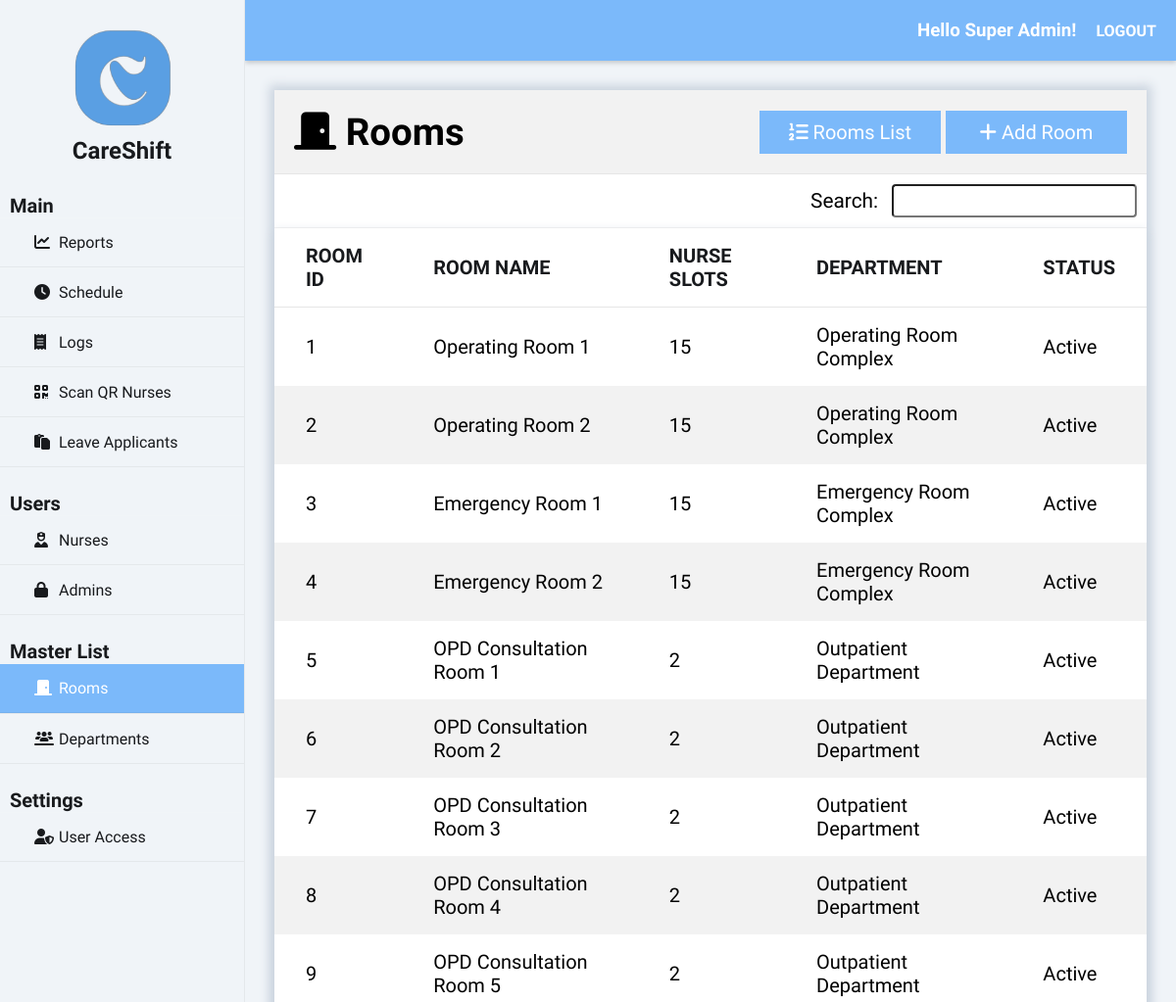
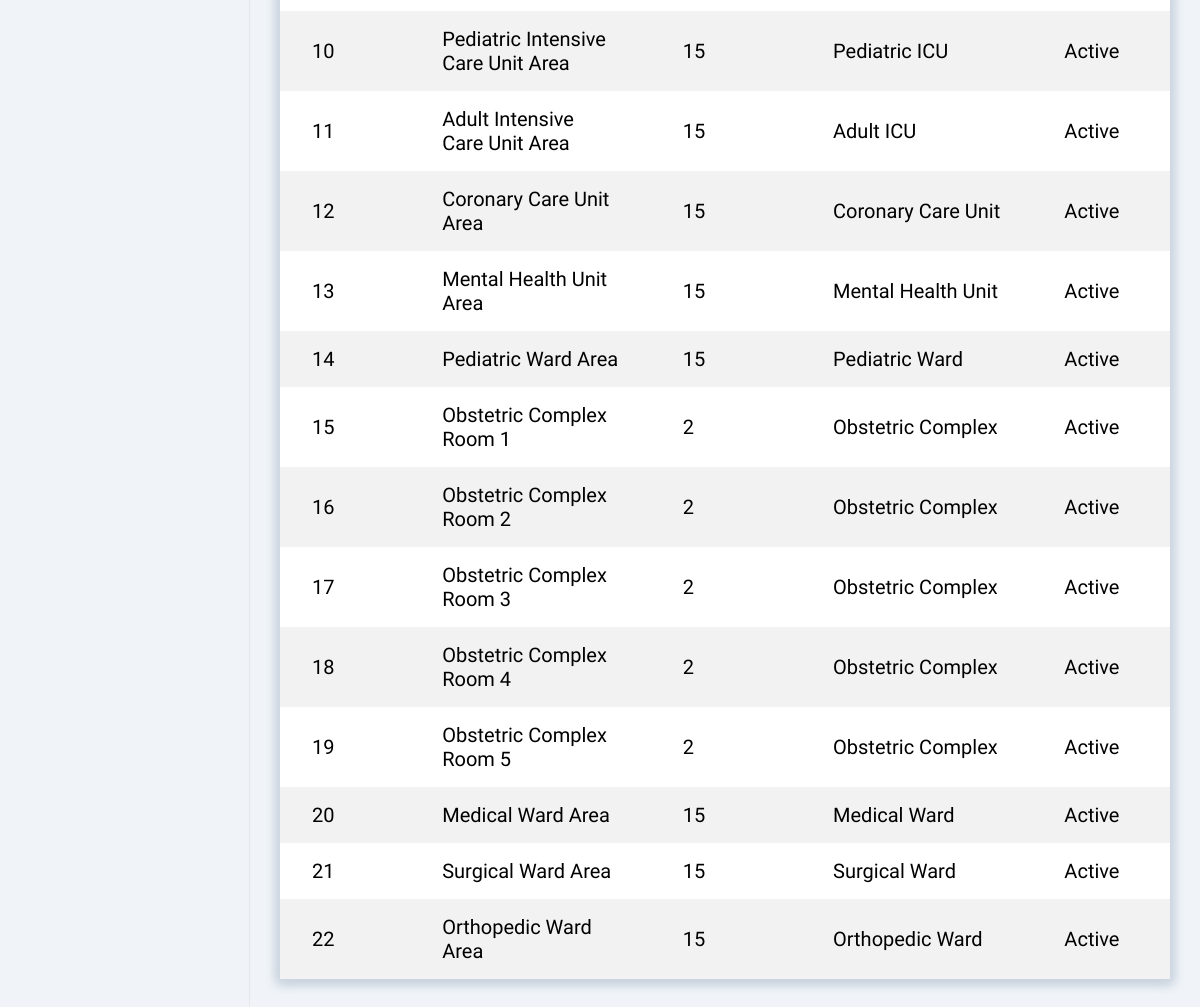
The page /index.php?page=rooms (signed in) on the database its author committed (2 pictures, top to bottom).
### tables this page shows
CREATE TABLE `room` (
  `room_id` int(50) NOT NULL auto_increment,
  `room_name` varchar(255) NOT NULL,
  `room_slots` int(10) NOT NULL,
  `status_id` int(50) NOT NULL,
  `department_id` int(50) NOT NULL,
  PRIMARY KEY  (`room_id`),
  KEY (`status_id`),
  KEY (`department_id`)
);

CREATE TABLE `department` (
  `department_id` int(50) NOT NULL auto_increment,
  `department_name` varchar(50) NOT NULL,
  `department_desc` varchar(255) NOT NULL,
  `dept_type_id` int(50) NOT NULL,
  PRIMARY KEY  (`department_id`),
  KEY (`dept_type_id`)
);

CREATE TABLE `status` (
  `status_id` int(50) NOT NULL auto_increment,
  `status_name` varchar(50) NOT NULL,
  PRIMARY KEY  (`status_id`)
);

### class/class.admin.php (called while the page is built, shortened)
<?php
class Admin{
	private $DB_SERVER='localhost';
	private $DB_USERNAME='root';
	private $DB_PASSWORD='';
	private $DB_DATABASE='db_careshift';
	private $conn;
	public function __construct(){
		$this->conn = new PDO("mysql:host=".$this->DB_SERVER.";dbname=".$this->DB_DATABASE,$this->DB_USERNAME,$this->DB_PASSWORD);
	}
	function get_id_by_username($username){
		$sql="SELECT adm_id FROM admin WHERE adm_username = :username";
		$q = $this->conn->prepare($sql);
		$q->execute(['username' => $username]);
		$id = $q->fetchColumn();
		return $id;
	}
	function get_fname($id){
		$sql="SELECT adm_fname FROM admin WHERE adm_id = :id";
		$q = $this->conn->prepare($sql);
		$q->execute(['id' => $id]);
		$fname = $q->fetchColumn();
		return $fname;
	}
	function get_lname($id){
		$sql="SELECT adm_lname FROM admin WHERE adm_id = :id";
		$q = $this->conn->prepare($sql);
		$q->execute(['id' => $id]);
		$lname = $q->fetchColumn();
		return $lname;
	}
	function get_access_id($id){
		$sql="SELECT useraccess_id FROM admin WHERE adm_id = :id";
		$q = $this->conn->prepare($sql);
		$q->execute(['id' => $id]);
		$useraccess_id = $q->fetchColumn();
		return $useraccess_id;
	}
}
?>

### class/class.rooms.php (called while the page is built, shortened)
<?php
class Rooms{
	private $DB_SERVER='localhost';
	private $DB_USERNAME='root';
	private $DB_PASSWORD='';
	private $DB_DATABASE='db_careshift';
	private $conn;
	public function __construct(){
		$this->conn = new PDO("mysql:host=".$this->DB_SERVER.";dbname=".$this->DB_DATABASE,$this->DB_USERNAME,$this->DB_PASSWORD);
	}
	public function list_room(){
		$sql="SELECT * FROM room";
		$q = $this->conn->query($sql) or die("failed!");
		while($r = $q->fetch(PDO::FETCH_ASSOC)){
		$data[]=$r;
		}
		if(empty($data)){
		   return false;
		}else{
			return $data;
		}
	}
	function get_room_department_name($id){
		$sql="SELECT department_name FROM department INNER JOIN room WHERE room.department_id = department.department_id AND room_id = :id";
		$q = $this->conn->prepare($sql);
		$q->execute(['id' => $id]);
		$department_name = $q->fetchColumn();
		return $department_name;
	}
	function get_room_status_name($id){
		$sql="SELECT status_name FROM status INNER JOIN room WHERE room.status_id = status.status_id AND room_id = :id";
		$q = $this->conn->prepare($sql);
		$q->execute(['id' => $id]);
		$status_name = $q->fetchColumn();
		return $status_name;
	}
}
?>

### rooms-module/records.php (the view)
<div class="heading">
    <h1><i class="fas fa-solid fa-door-closed"></i>&nbspRooms</h1>
    <?php if ($useraccess_id != 2 && $useraccess_id != 3): ?>
        <a href="index.php?page=rooms" class="right_button"><i class="fa fa-list-ol" aria-hidden="true"></i>&nbspRooms List</a>
    <a href="index.php?page=rooms&subpage=add" class="right_button"><i class="fa fa-plus"></i>&nbspAdd Room</a>
    <?php endif; ?>
</div>
<span class="right">
    <div class="search_bar">
        <label for="search">Search:</label>
        <input type="text" id="search" class="search" name="search" onkeyup="filterTable()">
    </div>
</span>
<table id="tablerecords">
    <thead>
        <tr>
            <th>Room ID</th>
            <th>Room Name</th>
            <th>Nurse Slots</th>
            <th>Department</th>
            <th>Status</th>
        </tr>
    </thead>
    <tbody>
        <?php
        if ($rooms->list_room() != false) {
            foreach ($rooms->list_room() as $value) {
                extract($value);
                $row_url = "index.php?page=rooms&subpage=profile&id=" . $room_id;
                ?>
                <tr onclick="location.href='<?php echo $row_url; ?>'" style="cursor: pointer;">
                    <td><?php echo $room_id; ?></td>
                    <td><?php echo $room_name; ?></td>
                    <td><?php echo $room_slots; ?></td>
                    <td><?php echo $rooms->get_room_department_name($room_id); ?></td>
                    <td><?php echo $rooms->get_room_status_name($room_id); ?></td>
                </tr>
                <?php
            }
        } else {
            ?>
            <tr>
                <td colspan="5">No Record Found.</td>
            </tr>
        <?php
        }
        ?>
    </tbody>
</table>

### index.php (shortened to what this page needs)
<?php
include_once 'class/class.admin.php';
include_once 'class/class.rooms.php';
$page = (isset($_GET['page']) && $_GET['page'] != '') ? $_GET['page'] : 'reports';
$admin = new Admin();
$rooms = new Rooms();
$admin_id = $admin->get_id_by_username($_SESSION['adm_username']);
$useraccess_id = $admin->get_access_id($admin_id);
?>
<!DOCTYPE html>
<html>
<head>
    <link rel="stylesheet" href="css/styles.css">
    <link rel="stylesheet" href="https://cdnjs.cloudflare.com/ajax/libs/fullcalendar/3.4.0/fullcalendar.css" />
</head>
<body>
    <div class="wrapper">
        <div class="sidebar">
            <img src="img/logo.png" alt="Logo Image" class="logo_image">
            <h2>CareShift</h2>
            <ul>
                <h3>Main</h3>
                <li><a href="index.php?page=reports" class="<?= $page == 'reports' ? 'active' : '' ?>"><i class="fas fa-solid fa-chart-line"></i>Reports</a></li>
                <li><a href="index.php?page=schedule" class="<?= $page == 'schedule' ? 'active' : '' ?>"><i class="fas fa-solid fa-clock"></i>Schedule</a></li>
                <?php if ($useraccess_id != 2 && $useraccess_id != 3): ?>
                <li><a href="index.php?page=logs" class="<?= $page == 'logs' ? 'active' : '' ?>"><i class="fas fa-solid fa-receipt"></i>Logs</a></li>
                <?php endif; ?>
                <li><a href="index.php?page=scan" class="<?= $page == 'scan' ? 'active' : '' ?>"><i class="fas fa-solid fa-qrcode"></i>Scan QR Nurses</a></li>
                <li><a href="index.php?page=leave" class="<?= $page == 'leave' ? 'active' : '' ?>"><i class="fas fa-regular fa-paste"></i>Leave Applicants</a></li>
                <h3>Users</h3>
                <li><a href="index.php?page=nurses" class="<?= $page == 'nurses' ? 'active' : '' ?>"><i class="fas fa-solid fa-user-nurse"></i>Nurses</a></li>
                <?php if ($useraccess_id != 2 && $useraccess_id != 3): ?>
                <li><a href="index.php?page=admins" class="<?= $page == 'admins' ? 'active' : '' ?>"><i class="fas fa-lock" aria-hidden="true"></i></i>Admins</a></li>
                <?php endif; ?>
                <h3>Master List</h3>
                <li><a href="index.php?page=rooms" class="<?= $page == 'rooms' ? 'active' : '' ?>"><i class="fas fa-solid fa-door-closed"></i>Rooms</a></li>
                <li><a href="index.php?page=departments" class="<?= $page == 'departments' ? 'active' : '' ?>"><i class="fas fa-solid fa-users-line"></i>Departments</a></li>
                <?php if ($useraccess_id != 2 && $useraccess_id != 3): ?>
                <h3>Settings</h3>
                <li><a href="index.php?page=useraccess" class="<?= $page == 'useraccess' ? 'active' : '' ?>"><i class="fas fa-solid fa-user-shield"></i>User Access</a></li>
                <?php endif; ?>
            </ul>
        </div>
        <div class="body">
            <div class="header">
                <h3>Hello <?php echo $admin->get_fname($admin_id).' '.$admin->get_lname($admin_id);?>!</h3>
                <a href="logout.php" class="right">Logout</a>
            </div>
            <div class="main_content">
                <?php
                    switch($page){
                    case 'rooms':
                        require_once 'rooms-module/index.php';
                    break;
                    }
                ?>
            </div>
        </div>
    </div>
</body>
</html>

### css/styles.css (style rules this page uses)
* { margin: 0; padding: 0; box-sizing: border-box; list-style: none; text-decoration: none; font-family: "Afacad Flux", sans-serif; }
body { background: #F0F4F8; }
.wrapper { display: flex; position: relative; }
.wrapper .sidebar { position: fixed; width: 250px; height: 100%; background: #F0F4F8; padding: 30px 0; z-index: 999; border-right: 1px solid rgba(0, 0, 0, 0.05); }
.wrapper .sidebar img { width: 100px; height: 100px; display: block; margin: 0 auto; }
.wrapper .sidebar h2 { color: #181a1d; text-align: center; margin-top: 10px; margin-bottom: 30px; }
.wrapper .sidebar h3 { color: #181a1d; font-size: 20px; margin-top: 25px; margin-left: 10px; }
.wrapper .sidebar ul li { border-bottom: 1px solid rgba(0, 0, 0, 0.05); border-top: 1px solid rgba(255, 255, 255, 0.05); transition: 0.3s; }
.wrapper .sidebar ul li a { color: #181a1d; display: block; padding: 15px 15px 15px 35px; transition: 0.3s; }
.wrapper .sidebar ul li a .fas { width: 25px; transition: 0.1s; }
.wrapper .sidebar ul li a.active { background-color: #7BB9FA; color: #ffffff; border-bottom: 1px solid rgba(0, 0, 0, 0.05); }
.wrapper .sidebar ul li a.active .fas { color: #ffffff; }
.wrapper .body { width: 100%; margin-left: 250px; }
.wrapper .body .header { padding: 20px; background: #7BB9FA; display: flex; justify-content: flex-end; gap: 20px; align-items: center; position: sticky; top: 0; z-index: 100; box-shadow: 0 2px 5px rgba(0, 0, 0, 0.2); }
.wrapper .body .header a { text-decoration: none; color: white; text-transform: uppercase; font-weight: 800; }
.wrapper .body .header h3 { margin: 0; color: white; }
.wrapper .body .main_content { padding: 0px 30px 0px 30px; }
.wrapper .body .main_content h1 { font-size: 2.4rem; width: 80%; }
.wrapper .body .main_content .content_wrapper .heading { display: flex; justify-content: space-between; align-items: center; background-color: #f2f2f2; padding: 20px; border-bottom: 1px solid rgba(0, 0, 0, 0.05); }
.heading .right_button { padding: 10px 20px; width: 250px; background-color: #7BB9FA; color: white; border: none; cursor: pointer; font-size: 20px; margin-left: 5px; display: flex; justify-content: center; align-items: center; text-align: center; }
.right { float: right; }
.right .search_bar { margin: 10px; }
.right .search_bar label { font-size: 1.3rem; margin-bottom: 10px; font-weight: normal; }
.search_bar input[type="text"] { padding: 3px; width: 250px; font-size: 1.3rem; border-radius: 4px; margin-left: 10px; }
#tablerecords { padding: 10px; box-shadow: 0 5px 10px #CBD4DF; width: 100%; background-color: white; text-align: left; overflow: hidden; border-collapse: collapse; }
#tablerecords thead { color: #181a1d; box-shadow: 0 5px 10px #CBD4DF; border-top: 1px solid rgba(0, 0, 0, 0.05); border-bottom: 1px solid rgba(0, 0, 0, 0.05); }
#tablerecords thead tr th { padding: 1rem 2rem; text-transform: uppercase; font-size: 20px; font-weight: 900; }
#tablerecords th, #tablerecords td { padding: 10px 0px; }
#tablerecords tbody { font-size: 20px; }
#tablerecords tbody tr:nth-child(odd) { background-color: #ffffff; }
#tablerecords tbody tr:nth-child(even) { background-color: #f2f2f2; }
#tablerecords tbody tr td { padding: 1rem 2rem; }
label { margin-bottom: 5px; font-weight: bold; font-size: 25px; }

### rows shown on the page
room: room_id "1", room_name "Operating Room 1", room_slots "15", room_id.department_name "Operating Room Complex", room_id.status_name "Active"
room: room_id "2", room_name "Operating Room 2", room_slots "15", room_id.department_name "Operating Room Complex", room_id.status_name "Active"
room: room_id "3", room_name "Emergency Room 1", room_slots "15", room_id.department_name "Emergency Room Complex", room_id.status_name "Active"
room: room_id "4", room_name "Emergency Room 2", room_slots "15", room_id.department_name "Emergency Room Complex", room_id.status_name "Active"
room: room_id "5", room_name "OPD Consultation Room 1", room_slots "2", room_id.department_name "Outpatient Department", room_id.status_name "Active"
room: room_id "6", room_name "OPD Consultation Room 2", room_slots "2", room_id.department_name "Outpatient Department", room_id.status_name "Active"
room: room_id "7", room_name "OPD Consultation Room 3", room_slots "2", room_id.department_name "Outpatient Department", room_id.status_name "Active"
room: room_id "8", room_name "OPD Consultation Room 4", room_slots "2", room_id.department_name "Outpatient Department", room_id.status_name "Active"
room: room_id "9", room_name "OPD Consultation Room 5", room_slots "2", room_id.department_name "Outpatient Department", room_id.status_name "Active"
room: room_id "10", room_name "Pediatric Intensive Care Unit Area", room_slots "15", room_id.department_name "Pediatric ICU", room_id.status_name "Active"
room: room_id "11", room_name "Adult Intensive Care Unit Area", room_slots "15", room_id.department_name "Adult ICU", room_id.status_name "Active"
room: room_id "12", room_name "Coronary Care Unit Area", room_slots "15", room_id.department_name "Coronary Care Unit", room_id.status_name "Active"
room: room_id "13", room_name "Mental Health Unit Area", room_slots "15", room_id.department_name "Mental Health Unit", room_id.status_name "Active"
room: room_id "14", room_name "Pediatric Ward Area", room_slots "15", room_id.department_name "Pediatric Ward", room_id.status_name "Active"
room: room_id "15", room_name "Obstetric Complex Room 1", room_slots "2", room_id.department_name "Obstetric Complex", room_id.status_name "Active"
room: room_id "16", room_name "Obstetric Complex Room 2", room_slots "2", room_id.department_name "Obstetric Complex", room_id.status_name "Active"
room: room_id "17", room_name "Obstetric Complex Room 3", room_slots "2", room_id.department_name "Obstetric Complex", room_id.status_name "Active"
room: room_id "18", room_name "Obstetric Complex Room 4", room_slots "2", room_id.department_name "Obstetric Complex", room_id.status_name "Active"
room: room_id "19", room_name "Obstetric Complex Room 5", room_slots "2", room_id.department_name "Obstetric Complex", room_id.status_name "Active"
room: room_id "20", room_name "Medical Ward Area", room_slots "15", room_id.department_name "Medical Ward", room_id.status_name "Active"
room: room_id "21", room_name "Surgical Ward Area", room_slots "15", room_id.department_name "Surgical Ward", room_id.status_name "Active"
room: room_id "22", room_name "Orthopedic Ward Area", room_slots "15", room_id.department_name "Orthopedic Ward", room_id.status_name "Active"

### other values the page prints
$admin->get_fname($admin_id) "Super"
$admin->get_lname($admin_id) "Admin"
